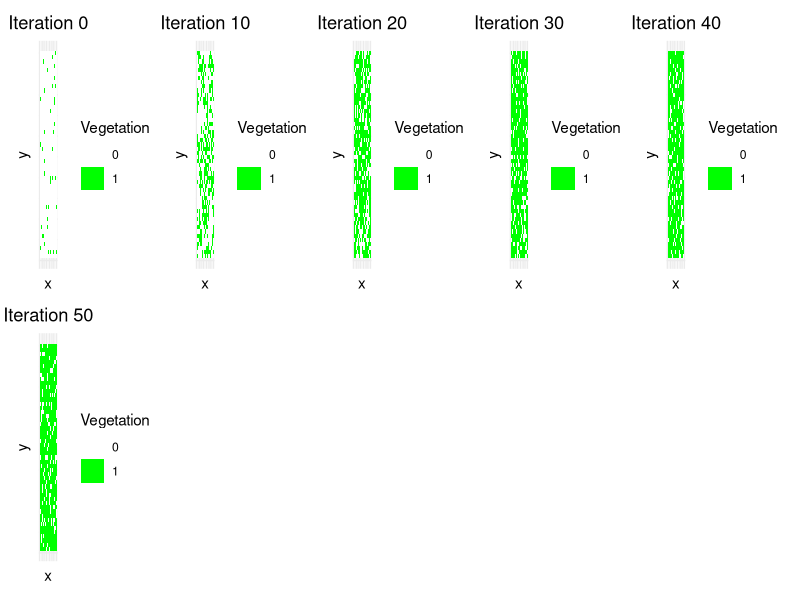

Write the R code that produced this figure.
# Load necessary libraries
library(ggplot2)
library(patchwork)

# Set up the environment (grid)
n_rows <- 50  # Number of rows in the grid
n_cols <- 50  # Number of columns in the grid
grid <- matrix(0, nrow = n_rows, ncol = n_cols)  # Create an empty grid

# Initialize with random vegetation (1) in some cells
set.seed(42)
grid[sample(1:(n_rows * n_cols), size = 100)] <- 1  # Random vegetation spread

# Function to get neighbors of a given cell
get_neighbors <- function(row, col, grid) {
  neighbors <- c()
  for (i in -1:1) {
    for (j in -1:1) {
      if (!(i == 0 & j == 0)) {  # Don't include the cell itself
        neighbor_row <- row + i
        neighbor_col <- col + j
        if (neighbor_row > 0 & neighbor_row <= nrow(grid) & neighbor_col > 0 & neighbor_col <= ncol(grid)) {
          neighbors <- c(neighbors, grid[neighbor_row, neighbor_col])
        }
      }
    }
  }
  return(neighbors)
}

# Function to update the grid
update_grid <- function(grid) {
  new_grid <- grid
  for (row in 1:nrow(grid)) {
    for (col in 1:ncol(grid)) {
      # Check if a cell is empty (0) and if it should grow vegetation
      if (grid[row, col] == 0) {
        neighbors <- get_neighbors(row, col, grid)
        if (sum(neighbors) > 0) {  # If there's at least one neighbor with vegetation
          if (runif(1) < 0.1) {  # 10% chance of vegetation growth
            new_grid[row, col] <- 1
          }
        }
      }
      # If a cell has vegetation, it can be removed (simulating environmental stress)
      if (grid[row, col] == 1) {
        if (runif(1) < 0.02) {  # 2% chance of vegetation dying
          new_grid[row, col] <- 0
        }
      }
    }
  }
  return(new_grid)
}

# Function to visualize the grid
plot_grid <- function(grid, title = "Vegetation Growth") {
  df <- expand.grid(x = 1:ncol(grid), y = 1:nrow(grid))
  df$value <- as.vector(grid)
  
  ggplot(df, aes(x = x, y = y, fill = factor(value))) +
    geom_tile() +
    scale_fill_manual(values = c("white", "green")) +
    theme_minimal() +
    theme(axis.text = element_blank(), axis.ticks = element_blank()) +
    labs(title = title, fill = "Vegetation") +
    theme(plot.title = element_text(hjust = 0.5))
}

# Run the model for a few iterations and store plots
num_iterations <- 50
plots <- list()

# Initial state plot
plots[[1]] <- plot_grid(grid, "Iteration 0")

for (i in 1:num_iterations) {
  grid <- update_grid(grid)
  
  # Store every 10th iteration to display later
  if (i %% 10 == 0) {
    plots[[length(plots) + 1]] <- plot_grid(grid, paste("Iteration", i))
  }
}

# Arrange the plots in a multi-frame layout using patchwork
final_plot <- wrap_plots(plots, ncol = 5)  # Display in 5 columns
final_plot
